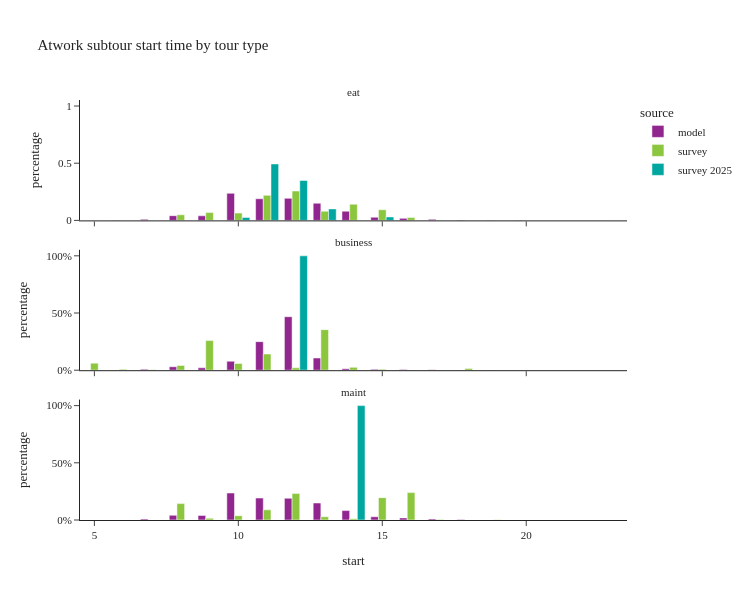

Notebook source saved alongside this figure:
### Code cell
util.plot_share_facetbar(atwork_subtour, 'tour_weight', share_col="start", title="Atwork subtour start time by tour type", 
                             facet_col='tour_type', facet_col_wrap=1, height=600, orientation='v')

### Figure 1 — Plotly figure (JSON) as saved in the notebook; plotly's stock layout.template omitted (floating-point values rounded to 4 significant figures)
{"data": [{"alignmentgroup": "True", "customdata": [[39], [240], [2591], [11871], [11519], [68027], [54467], [55463], [43179], [23117], [7990], [5112], [2634], [1006], [158], [97], [33], [26], [12]], "hovertemplate": "source=model<br>tour_type=eat<br>start=%{x}<br>percentage=%{y}<br>sample_size=%{customdata[0]}<extra></extra>", "legendgroup": "model", "marker": {"color": "#91268F", "pattern": {"shape": ""}}, "name": "model", "offsetgroup": "model", "orientation": "v", "showlegend": true, "textposition": "auto", "type": "bar", "x": [5.0, 6.0, 7.0, 8.0, 9.0, 10.0, 11.0, 12.0, 13.0, 14.0, 15.0, 16.0, 17.0, 18.0, 19.0, 20.0, 21.0, 22.0, 23.0], "xaxis": "x3", "y": [0.0001356, 0.0008345, 0.00901, 0.04128, 0.04005, 0.2365, 0.1894, 0.1929, 0.1501, 0.08038, 0.02778, 0.01778, 0.009159, 0.003498, 0.0005494, 0.0003373, 0.0001148, 9.041e-05, 4.173e-05], "yaxis": "y3"}, {"alignmentgroup": "True", "customdata": [[34], [102], [568], [2036], [1408], [5312], [16908], [31665], [7220], [902], [500], [457], [318], [180], [51], [28], [15], [6], [1]], "hovertemplate": "source=model<br>tour_type=business<br>start=%{x}<br>percentage=%{y}<br>sample_size=%{customdata[0]}<extra></extra>", "legendgroup": "model", "marker": {"color": "#91268F", "pattern": {"shape": ""}}, "name": "model", "offsetgroup": "model", "orientation": "v", "showlegend": false, "textposition": "auto", "type": "bar", "x": [5.0, 6.0, 7.0, 8.0, 9.0, 10.0, 11.0, 12.0, 13.0, 14.0, 15.0, 16.0, 17.0, 18.0, 19.0, 20.0, 21.0, 22.0, 23.0], "xaxis": "x2", "y": [0.0005021, 0.001506, 0.008389, 0.03007, 0.02079, 0.07845, 0.2497, 0.4676, 0.1066, 0.01332, 0.007384, 0.006749, 0.004696, 0.002658, 0.0007532, 0.0004135, 0.0002215, 8.861e-05, 1.477e-05], "yaxis": "y2"}, {"alignmentgroup": "True", "customdata": [[5], [36], [389], [1849], [1819], [10680], [8692], [8596], [6727], [3726], [1276], [826], [431], [161], [31], [21], [11], [9], [1]], "hovertemplate": "source=model<br>tour_type=maint<br>start=%{x}<br>percentage=%{y}<br>sample_size=%{customdata[0]}<extra></extra>", "legendgroup": "model", "marker": {"color": "#91268F", "pattern": {"shape": ""}}, "name": "model", "offsetgroup": "model", "orientation": "v", "showlegend": false, "textposition": "auto", "type": "bar", "x": [5.0, 6.0, 7.0, 8.0, 9.0, 10.0, 11.0, 12.0, 13.0, 14.0, 15.0, 16.0, 17.0, 18.0, 19.0, 20.0, 21.0, 22.0, 23.0], "xaxis": "x", "y": [0.0001104, 0.0007949, 0.00859, 0.04083, 0.04017, 0.2358, 0.1919, 0.1898, 0.1485, 0.08228, 0.02818, 0.01824, 0.009517, 0.003555, 0.0006845, 0.0004637, 0.0002429, 0.0001987, 2.208e-05], "yaxis": "y"}, {"alignmentgroup": "True", "customdata": [[1], [4], [3], [6], [29], [47], [20], [7], [6], [2], [3], [1]], "hovertemplate": "source=survey<br>tour_type=eat<br>start=%{x}<br>percentage=%{y}<br>sample_size=%{customdata[0]}<extra></extra>", "legendgroup": "survey", "marker": {"color": "#8CC63E", "pattern": {"shape": ""}}, "name": "survey", "offsetgroup": "survey", "orientation": "v", "showlegend": true, "textposition": "auto", "type": "bar", "x": [7.0, 8.0, 9.0, 10.0, 11.0, 12.0, 13.0, 14.0, 15.0, 16.0, 17.0, 19.0], "xaxis": "x3", "y": [0.0, 0.04926, 0.06816, 0.06364, 0.2191, 0.2566, 0.08008, 0.1415, 0.09344, 0.02489, 0.0009906, 0.002329], "yaxis": "y3"}, {"alignmentgroup": "True", "customdata": [[5], [6], [7], [6], [15], [13], [14], [8], [9], [7], [3], [1], [1], [1]], "hovertemplate": "source=survey<br>tour_type=business<br>start=%{x}<br>percentage=%{y}<br>sample_size=%{customdata[0]}<extra></extra>", "legendgroup": "survey", "marker": {"color": "#8CC63E", "pattern": {"shape": ""}}, "name": "survey", "offsetgroup": "survey", "orientation": "v", "showlegend": false, "textposition": "auto", "type": "bar", "x": [5.0, 6.0, 7.0, 8.0, 9.0, 10.0, 11.0, 12.0, 13.0, 14.0, 15.0, 16.0, 17.0, 18.0], "xaxis": "x2", "y": [0.06178, 0.007312, 0.00372, 0.04195, 0.2588, 0.0585, 0.1416, 0.02089, 0.3546, 0.02496, 0.007859, 0.001953, 0.0003679, 0.0156], "yaxis": "y2"}, {"alignmentgroup": "True", "customdata": [[2], [3], [9], [3], [9], [14], [34], [11], [7], [12], [5], [3], [1], [1], [1]], "hovertemplate": "source=survey<br>tour_type=maint<br>start=%{x}<br>percentage=%{y}<br>sample_size=%{customdata[0]}<extra></extra>", "legendgroup": "survey", "marker": {"color": "#8CC63E", "pattern": {"shape": ""}}, "name": "survey", "offsetgroup": "survey", "orientation": "v", "showlegend": false, "textposition": "auto", "type": "bar", "x": [6.0, 7.0, 8.0, 9.0, 10.0, 11.0, 12.0, 13.0, 14.0, 15.0, 16.0, 17.0, 18.0, 19.0, 20.0], "xaxis": "x", "y": [0.0003875, 0.0, 0.1432, 0.01521, 0.03732, 0.08912, 0.2328, 0.02794, 0.01055, 0.1955, 0.2395, 0.005279, 0.0006669, 0.002118, 0.0005345], "yaxis": "y"}, {"alignmentgroup": "True", "customdata": [[1], [6], [5], [5], [1]], "hovertemplate": "source=survey 2025<br>tour_type=eat<br>start=%{x}<br>percentage=%{y}<br>sample_size=%{customdata[0]}<extra></extra>", "legendgroup": "survey 2025", "marker": {"color": "#00A7A0", "pattern": {"shape": ""}}, "name": "survey 2025", "offsetgroup": "survey 2025", "orientation": "v", "showlegend": true, "textposition": "auto", "type": "bar", "x": [10.0, 11.0, 12.0, 13.0, 15.0], "xaxis": "x3", "y": [0.0264, 0.4935, 0.349, 0.1007, 0.03037], "yaxis": "y3"}, {"alignmentgroup": "True", "customdata": [[1]], "hovertemplate": "source=survey 2025<br>tour_type=business<br>start=%{x}<br>percentage=%{y}<br>sample_size=%{customdata[0]}<extra></extra>", "legendgroup": "survey 2025", "marker": {"color": "#00A7A0", "pattern": {"shape": ""}}, "name": "survey 2025", "offsetgroup": "survey 2025", "orientation": "v", "showlegend": false, "textposition": "auto", "type": "bar", "x": [12.0], "xaxis": "x2", "y": [1.0], "yaxis": "y2"}, {"alignmentgroup": "True", "customdata": [[2]], "hovertemplate": "source=survey 2025<br>tour_type=maint<br>start=%{x}<br>percentage=%{y}<br>sample_size=%{customdata[0]}<extra></extra>", "legendgroup": "survey 2025", "marker": {"color": "#00A7A0", "pattern": {"shape": ""}}, "name": "survey 2025", "offsetgroup": "survey 2025", "orientation": "v", "showlegend": false, "textposition": "auto", "type": "bar", "x": [14.0], "xaxis": "x", "y": [1.0], "yaxis": "y"}], "layout": {"annotations": [{"font": {}, "showarrow": false, "text": "maint", "x": 0.5, "xanchor": "center", "xref": "paper", "y": 0.2867, "yanchor": "bottom", "yref": "paper"}, {"font": {}, "showarrow": false, "text": "business", "x": 0.5, "xanchor": "center", "xref": "paper", "y": 0.6433, "yanchor": "bottom", "yref": "paper"}, {"font": {}, "showarrow": false, "text": "eat", "x": 0.5, "xanchor": "center", "xref": "paper", "y": 1.0, "yanchor": "bottom", "yref": "paper"}], "barmode": "group", "height": 600, "legend": {"title": {"text": "source"}, "tracegroupgap": 0}, "title": {"text": "Atwork subtour start time by tour type"}, "width": 750, "xaxis": {"anchor": "y", "domain": [0.0, 1.0], "title": {"text": "start"}}, "xaxis2": {"anchor": "y2", "domain": [0.0, 1.0], "matches": "x", "showticklabels": false}, "xaxis3": {"anchor": "y3", "domain": [0.0, 1.0], "matches": "x", "showticklabels": false}, "yaxis": {"anchor": "x", "domain": [0.0, 0.2867], "tickformat": ".0%", "title": {"text": "percentage"}}, "yaxis2": {"anchor": "x2", "domain": [0.3567, 0.6433], "matches": "y", "tickformat": ".0%", "title": {"text": "percentage"}}, "yaxis3": {"anchor": "x3", "domain": [0.7133, 1.0], "matches": "y", "title": {"text": "percentage"}}}}
